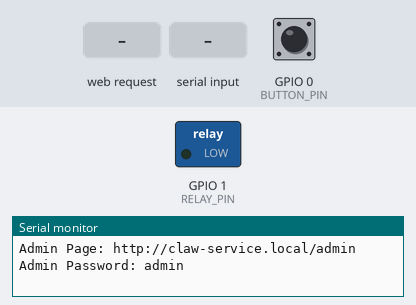
Simulated run of this program. Board: Seeed XIAO ESP32-S3. Parts: switched loads named in the program (green lamp = pin HIGH), the last lines printed to the serial monitor. The inputs (shaded band) are chosen by the test bench; at power-on: GPIO 0 (BUTTON_PIN) HIGH. WiFi joins after 1.5 s; servers stay silent unless stated; storage starts empty; EEPROM starts erased.

Above: at 2.7 s.
2.8 s: GPIO 0 (BUTTON_PIN) pulled LOW for 0.15 s
At 4.1 s:
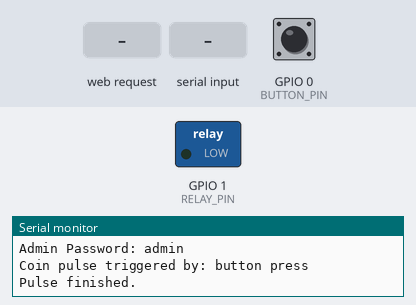
4.4 s: HTTP request GET /insert_coin received
At 5.6 s:
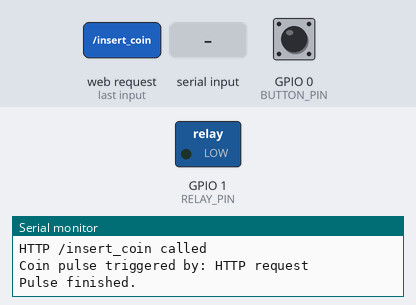
5.9 s: "TRIGGER\n" received over Serial
At 7.4 s:
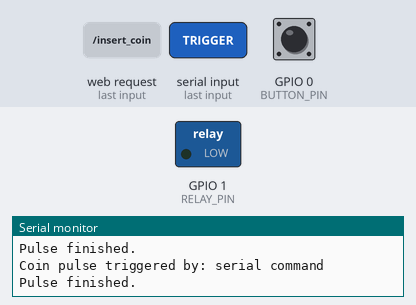
Timing chart, 0 to 8.9 s (numbered marks = the images above; inputs shaded):
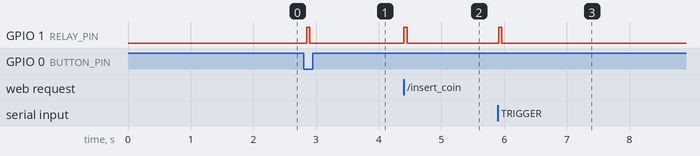

Measured:
- after the input at 2.8 s, GPIO 1 (RELAY_PIN): LOW → HIGH after 0.05 s, → LOW 0.05 s later
- after the input at 4.4 s, GPIO 1 (RELAY_PIN): LOW → HIGH at once, → LOW 0.05 s later
- after the input at 5.9 s, GPIO 1 (RELAY_PIN): LOW → HIGH at once, → LOW 0.05 s later

The program:

main.cpp
```cpp
#include <Arduino.h>
#include <WiFi.h>
#include <WebServer.h>
#include <LittleFS.h>
#include <ESPmDNS.h>
#include <Preferences.h>
#include <ArduinoJson.h>

const int RELAY_PIN = D0;
const int BUTTON_PIN = 0;

const int PULSE_DURATION_MS = 50;
const int DEBOUNCE_DELAY_MS = 50;

const int RELAY_ON = HIGH;
const int RELAY_OFF = LOW;

String ssid;
String wifiPassword;

// Cache for HTML files to reduce I/O
String gameHtmlCache;
String adminHtmlCache;

int lastButtonState = HIGH;
int currentStableState = HIGH;

unsigned long lastDebounceTime = 0;
bool isRelayActive = false;
unsigned long relayStartTime = 0;

String serialCommand;
WebServer server(80);
Preferences preferences;

// Game Parameters
int decaySpeed = 45;
int tapPower = 5;
int gameDuration = 10;
String adminPassword = "admin";

/**
 * @brief Update an integer preference if the argument exists and is valid.
 *
 * @param argName The name of the HTTP argument.
 * @param var Reference to the variable to update.
 * @param prefKey The key in Preferences.
 * @param minVal Minimum valid value (inclusive).
 */
void updateIntPref(const String& argName, int& var, const char* prefKey, int minVal) {
    if (server.hasArg(argName)) {
        int val = server.arg(argName).toInt();
        if (val >= minVal) {
            var = val;
            preferences.putInt(prefKey, var);
        }
    }
}

/**
 * @brief Update a string preference if the argument exists and is not empty.
 *
 * @param argName The name of the HTTP argument.
 * @param var Reference to the variable to update.
 * @param prefKey The key in Preferences.
 */
void updateStringPref(const String& argName, String& var, const char* prefKey) {
    if (server.hasArg(argName) && server.arg(argName).length() > 0) {
        var = server.arg(argName);
        preferences.putString(prefKey, var);
    }
}

/**
 * @brief Generate a relay pulse to simulate coin insertion (Non-blocking).
 *
 * @param source The source that triggered the pulse (e.g., "serial", "button", "HTTP").
 */
void triggerCoinPulse(const char *source)
{
    if (isRelayActive)
    {
        Serial.println("Pulse already active, ignoring trigger.");
        return;
    }
    Serial.print("Coin pulse triggered by: ");
    Serial.println(source);

    digitalWrite(RELAY_PIN, RELAY_ON);
    isRelayActive = true;
    relayStartTime = millis();
}

/**
 * @brief Handle relay timing logic. Must be called in loop().
 */
void handleRelay()
{
    if (isRelayActive)
    {
        if (millis() - relayStartTime >= PULSE_DURATION_MS)
        {
            digitalWrite(RELAY_PIN, RELAY_OFF);
            isRelayActive = false;
            Serial.println("Pulse finished.");
        }
    }
}

/**
 * @brief Handle incoming serial commands.
 *
 * Supported commands:
 *  - "TRIGGER" : trigger a coin pulse.
 */
void handleSerialInput()
{
    if (Serial.available() > 0)
    {
        char incomingChar = Serial.read();

        if (incomingChar == '\n')
        {
            serialCommand.trim();

            if (serialCommand.equals("TRIGGER"))
            {
                triggerCoinPulse("serial command");
            }
            else if (serialCommand.length() > 0)
            {
                Serial.print("Unknown command: ");
                Serial.println(serialCommand);
            }

            serialCommand = "";
        }
        else
        {
            if (isGraph(incomingChar))
            {
                serialCommand += incomingChar;
            }
        }
    }
}

/**
 * @brief Handle push button input with debounce (Non-blocking).
 */
void handleButtonInput()
{
    int reading = digitalRead(BUTTON_PIN);

    // If the switch changed, due to noise or pressing:
    if (reading != lastButtonState)
    {
        // reset the debouncing timer
        lastDebounceTime = millis();
    }

    if ((millis() - lastDebounceTime) > DEBOUNCE_DELAY_MS)
    {
        // whatever the reading is at, it's been there for longer than the debounce
        // delay, so take it as the actual current state:

        // if the button state has changed:
        if (reading != currentStableState)
        {
            currentStableState = reading;

            // only trigger if the new button state is LOW (pressed)
            if (currentStableState == LOW)
            {
                triggerCoinPulse("button press");
            }
        }
    }

    lastButtonState = reading;
}

/**
 * @brief HTTP handler for the root path.
 *
 * Serves "/game.html" from memory cache.
 */
void handleRoot()
{
    if (gameHtmlCache.length() == 0)
    {
        server.send(500, "text/plain", "game.html not loaded");
        return;
    }
    server.send(200, "text/html", gameHtmlCache);
}

/**
 * @brief HTTP handler for "/insert_coin".
 *
 * Triggers a coin pulse and responds with a JSON status.
 */
void handleInsertCoin()
{
    Serial.println("HTTP /insert_coin called");
    triggerCoinPulse("HTTP request");
    server.send(200, "application/json", "{\"status\":\"ok\"}");
}

/**
 * @brief HTTP 404 handler.
 */
void handleNotFound()
{
    server.send(404, "text/plain", "Not found");
}

void handleAdmin()
{
    if (adminHtmlCache.length() == 0)
    {
        server.send(500, "text/plain", "admin.html not loaded");
        return;
    }
    server.send(200, "text/html", adminHtmlCache);
}

void handleGetConfig()
{
    JsonDocument doc;
    doc["decaySpeed"] = decaySpeed;
    doc["tapPower"] = tapPower;
    doc["gameDuration"] = gameDuration;
    doc["ssid"] = ssid;

    String json;
    serializeJson(doc, json);
    server.send(200, "application/json", json);
}

/**
 * @brief Verify admin password for login.
 */
void handleAdminLogin()
{
    if (!server.hasArg("password"))
    {
        server.send(400, "application/json", "{\"success\":false, \"message\":\"Missing password\"}");
        return;
    }
    if (server.arg("password") == adminPassword)
    {
        server.send(200, "application/json", "{\"success\":true}");
    }
    else
    {
        server.send(200, "application/json", "{\"success\":false, \"message\":\"Invalid password\"}");
    }
}

/**
 * @brief Handle configuration save requests.
 *
 * Validates admin password and updates game/network settings.
 */
void handleSaveConfig()
{
    if (!server.hasArg("password"))
    {
        server.send(400, "application/json", "{\"success\":false, \"message\":\"Missing password\"}");
        return;
    }

    if (server.arg("password") != adminPassword)
    {
        server.send(200, "application/json", "{\"success\":false, \"message\":\"Invalid password\"}");
        return;
    }

    updateIntPref("decaySpeed", decaySpeed, "decaySpeed", 0);
    updateIntPref("tapPower", tapPower, "tapPower", 1);
    updateIntPref("gameDuration", gameDuration, "gameDuration", 1);

    updateStringPref("newPassword", adminPassword, "adminPassword");
    updateStringPref("ssid", ssid, "ssid");
    updateStringPref("wifiPassword", wifiPassword, "wifiPassword");

    server.send(200, "application/json", "{\"success\":true}");
}

void setup()
{
    Serial.begin(115200);
    serialCommand.reserve(32);

    preferences.begin("game-config", false);

    // Load config from NVS, use defaults if not found
    decaySpeed = preferences.getInt("decaySpeed", 45);
    tapPower = preferences.getInt("tapPower", 5);
    gameDuration = preferences.getInt("gameDuration", 10);
    adminPassword = preferences.getString("adminPassword", "admin");
    ssid = preferences.getString("ssid", "SEEED-MKT");
    wifiPassword = preferences.getString("wifiPassword", "edgemaker2023");

    pinMode(RELAY_PIN, OUTPUT);
    pinMode(BUTTON_PIN, INPUT_PULLUP);

    digitalWrite(RELAY_PIN, RELAY_OFF);

    if (!LittleFS.begin(true))
    {
        Serial.println("LittleFS mount failed!");
    }
    else
    {
        Serial.println("LittleFS mounted successfully.");
        // Preload HTML files
        if (LittleFS.exists("/game.html")) {
            File file = LittleFS.open("/game.html", "r");
            gameHtmlCache = file.readString();
            file.close();
        }
        if (LittleFS.exists("/admin.html")) {
            File file = LittleFS.open("/admin.html", "r");
            adminHtmlCache = file.readString();
            file.close();
        }
    }

    WiFi.mode(WIFI_STA);
    WiFi.begin(ssid.c_str(), wifiPassword.c_str());
    Serial.println("");

    // Wait for connection with timeout (30s)
    unsigned long startAttemptTime = millis();
    while (WiFi.status() != WL_CONNECTED && millis() - startAttemptTime < 30000)
    {
        delay(500);
        Serial.print(".");
    }
    Serial.println("");

    if (WiFi.status() == WL_CONNECTED)
    {
        Serial.print("Connected to ");
        Serial.println(ssid);
        Serial.print("IP address: ");
        Serial.println(WiFi.localIP());
    }
    else
    {
        Serial.println("WiFi Failed! Starting AP Mode...");
        WiFi.mode(WIFI_AP);
        WiFi.softAP("Claw-Game-Fallback", "12345678");
        Serial.print("AP IP address: ");
        Serial.println(WiFi.softAPIP());
    }

    if (MDNS.begin("claw-service"))
    {
        Serial.println("MDNS responder started");
    }

    // Set HTTP routing
    server.on("/", HTTP_GET, handleRoot);
    server.on("/insert_coin", HTTP_GET, handleInsertCoin);
    server.on("/admin", HTTP_GET, handleAdmin);
    server.on("/api/config", HTTP_GET, handleGetConfig);
    server.on("/api/admin/verify", HTTP_POST, handleAdminLogin);
    server.on("/api/admin/save", HTTP_POST, handleSaveConfig);
    server.onNotFound(handleNotFound);
    server.begin();
    Serial.println("HTTP server started");

    Serial.println("Pulse Controller Initialized.");
    Serial.println("Send 'TRIGGER' or press the built-in button.");
    Serial.println("Open http://claw-service.local/ or the IP address above.");
    Serial.println("Admin Page: http://claw-service.local/admin");
    Serial.print("Admin Password: ");
    Serial.println(adminPassword);
}

void loop()
{

    // Auto-reconnect WiFi if lost (only in STA mode)
    if (WiFi.getMode() == WIFI_STA && WiFi.status() != WL_CONNECTED)
    {
        static unsigned long lastReconnectAttempt = 0;
        if (millis() - lastReconnectAttempt > 5000)
        {
            Serial.println("WiFi lost, trying to reconnect...");
            WiFi.reconnect();
            lastReconnectAttempt = millis();
        }
    }

    server.handleClient();
    handleSerialInput();
    handleButtonInput();
    handleRelay();
}
```
